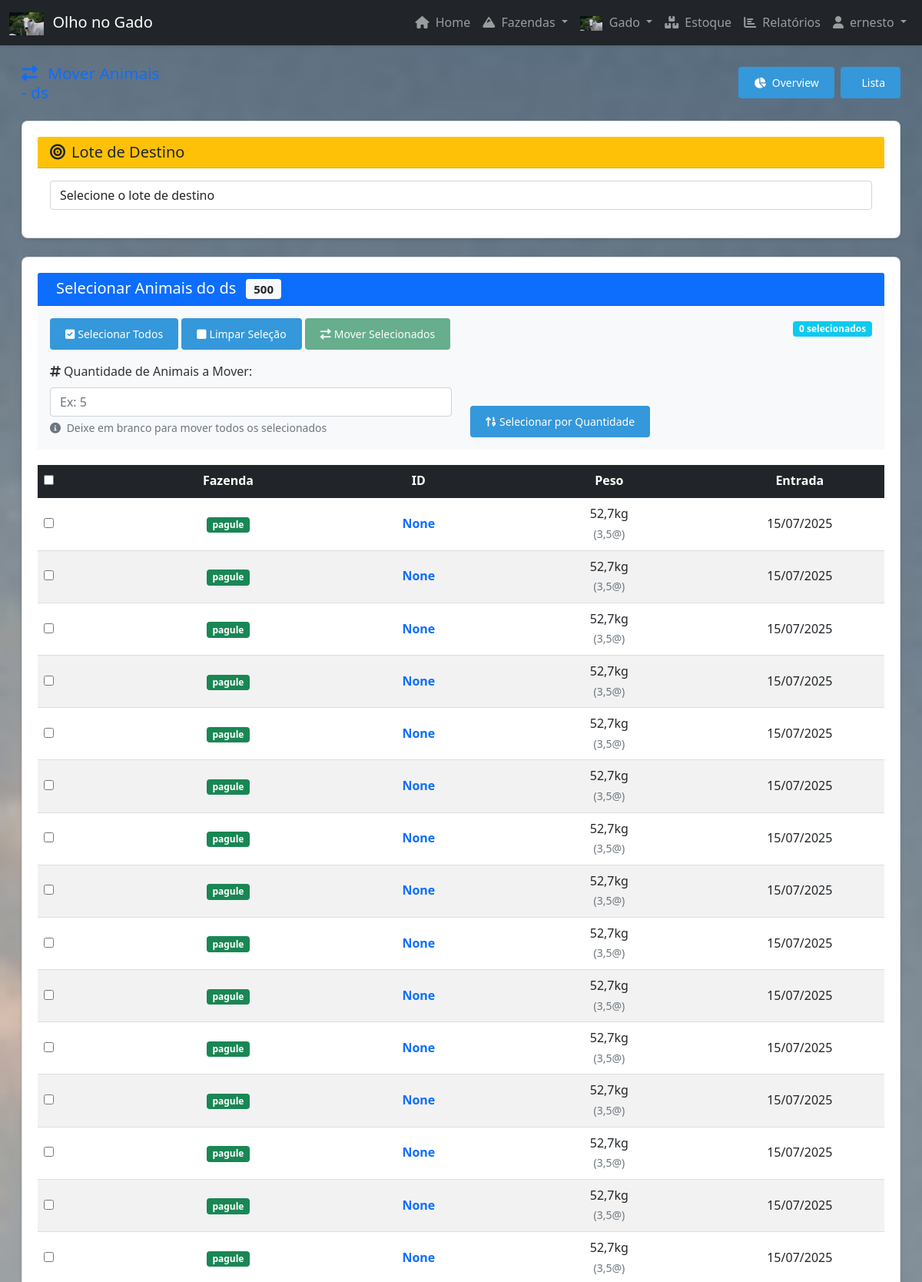
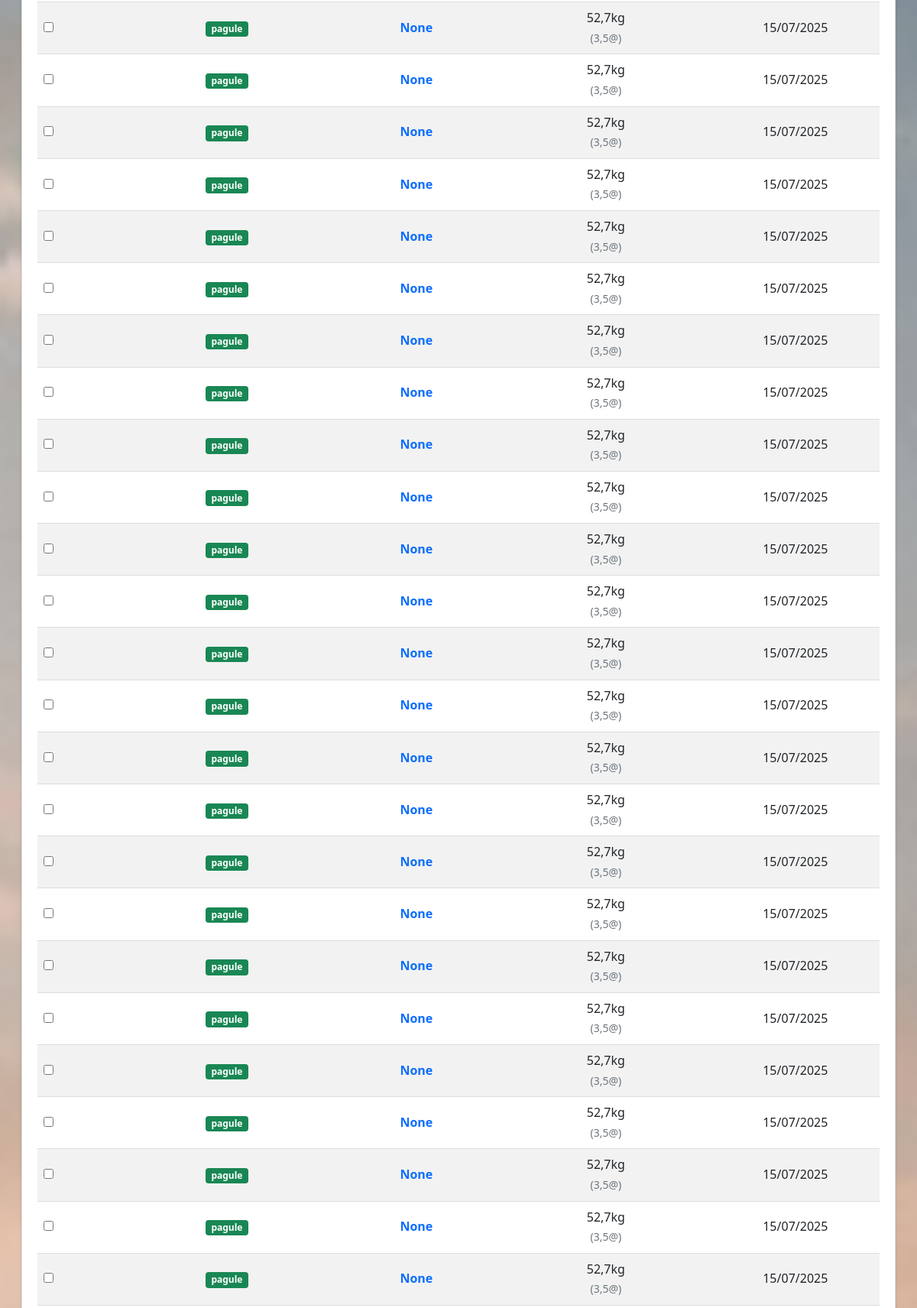
Screenshot of /gado/mover-animais/?lote=6 (signed in, upper part) with the database file from the repository (2 pictures, top to bottom).
### fazendascdst/models.py (models this page shows, shortened)
class Lote(models.Model):
    user = models.ForeignKey(User, on_delete=models.CASCADE, null=True, blank=True)
    nome = models.CharField("Nome do Lote", max_length=100)
    fazenda = models.ForeignKey(Fazenda, on_delete=models.CASCADE, related_name='lotes')
    capacidade_maxima = models.IntegerField("Capacidade Máxima de Animais", null=True, blank=True)
    data_de_cadastro = models.DateField(auto_now_add=True)
    is_active = models.BooleanField(default=True)
    objects = ActiveManager()
    all_objects = AllManager()
    class Meta:
        verbose_name = "Lote"
        verbose_name_plural = "Lotes"
        unique_together = ['nome', 'fazenda']
    def get_animal_count(self):
        return self.animais.count()

class Fazenda(models.Model):
    user = models.ForeignKey(User, on_delete=models.CASCADE, null=True, blank=True)
    nome = models.CharField(max_length=100)
    localização = models.TextField()
    data_de_cadastro = models.DateField(auto_now_add=True)
    is_active = models.BooleanField(default=True)
    objects = ActiveManager()  # Manager padrão - apenas registros ativos
    all_objects = AllManager()  # Manager para todos os registros

### gado/models.py (models this page shows, shortened)
class Animal(models.Model):
    TIPO_CHOICES = [
        ('CORTE', 'Gado de Corte'),
        ('LEITE', 'Gado Leiteiro'),
    ]
    fazenda = models.ForeignKey(Fazenda, on_delete=models.CASCADE)
    lote = models.ForeignKey(Lote, on_delete=models.CASCADE, related_name='animais', verbose_name="Lote", null=True, blank=True)
    identificador = models.IntegerField("Identificador", unique=True, null=True, blank=True)
    tipo = models.CharField("Tipo de Gado", max_length=10, choices=TIPO_CHOICES, default='CORTE')
    data_entrada = models.DateField("Data de Entrada")
    data_de_saida = models.DateField("Data de Saída", blank=True, null=True)
    peso = models.DecimalField("Peso (kg)", max_digits=6, decimal_places=2)
    observacoes_baixa = models.TextField("Observações de Baixa", blank=True, null=True, help_text="Motivo da baixa ou observações sobre a saída do animal")
    is_active = models.BooleanField(default=True)
    user = models.ForeignKey(User, on_delete=models.CASCADE, null=True, blank=True)
    objects = ActiveManager()  # Manager padrão - apenas registros ativos
    all_objects = AllManager()  # Manager para todos os registros
    class Meta:
        verbose_name = "Animal"
        verbose_name_plural = "Animais"
    def peso_em_arrobas(self):
        return round(self.peso / 15, 2)

### gado/views.py (the view, shortened to what this page needs)
# urls.py: path('mover-animais/', views.mover_animais, name='mover_animais'),
@login_required
def mover_animais(request):
    lote_id = request.GET.get('lote')
    if lote_id:
        lote_origem = get_object_or_404(Lote, id=lote_id, user=request.user)
        animais = Animal.objects.filter(lote=lote_origem, user=request.user)
        outros_lotes = Lote.objects.filter(fazenda=lote_origem.fazenda, user=request.user).exclude(id=lote_id)
    else:
        lote_origem = None
        animais = Animal.objects.filter(user=request.user)
        outros_lotes = Lote.objects.filter(user=request.user)
    context = {
        'lote_origem': lote_origem,
        'animais': animais,
        'outros_lotes': outros_lotes,
    }
    return render(request, 'gado/mover_animais.html', context)

### fazendascdst/models.py (called while the page is built)
    def get_queryset(self):
        return super().get_queryset().filter(is_active=True)

### gado/models.py (called while the page is built)
    def get_queryset(self):
        return super().get_queryset().filter(is_active=True)

### templates/gado/mover_animais.html (shortened to what this page needs)
{% extends 'base.html' %}
{% load static %}
{% block content %}
<div class="px-2 px-md-3">
    <div class="d-flex justify-content-between align-items-center mb-3 mb-md-4 flex-wrap">
        <h2 class="text-primary mb-2 mb-md-0" style="font-size: 1.3rem;">
            <i class="fas fa-exchange-alt me-1 me-md-2"></i>
            <span class="d-none d-sm-inline">Mover </span>Animais
            {% if lote_origem %}
                <br><small class="text-muted d-md-none">{{ lote_origem.nome }}</small>
                <span class="d-none d-md-inline"> - {{ lote_origem.nome }}</span>
            {% endif %}
        </h2>
        <div class="d-flex gap-2">
            <a href="{% url 'overview_piquetes' %}" class="btn btn-info btn-sm">
                <i class="fas fa-chart-pie me-1"></i>
                <span class="d-none d-sm-inline">Overview</span><span class="d-sm-none">Chart</span>
            </a>
            <a href="{% url 'lista_animais' %}" class="btn btn-secondary btn-sm">
                <span class="d-none d-sm-inline">Lista</span><span class="d-sm-none">Animais</span>
            </a>
        </div>
    </div>
    {% if not lote_origem %}
    <div class="card mb-4">
        <div class="card-header bg-info text-white">
            <h5 class="mb-0">
                <i class="fas fa-map-marker-alt me-2"></i>Selecione o Lote de Origem
            </h5>
        </div>
        <div class="card-body">
            <div class="row">
                {% for lote in outros_lotes %}
                <div class="col-6 col-md-4 col-lg-3 mb-3">
                    <div class="card h-100">
                        <div class="card-body text-center p-2">
                            <h6 class="card-title mb-1">{{ lote.nome }}</h6>
                            <p class="text-muted small mb-2">{{ lote.fazenda.nome }}</p>
                            <span class="badge bg-primary">{{ lote.get_animal_count }} animais</span>
                            <div class="mt-2">
                                <a href="{% url 'mover_animais' %}?lote={{ lote.id }}"
                                   class="btn btn-sm btn-success">Selecionar</a>
                            </div>
                        </div>
                    </div>
                </div>
                {% empty %}
                <div class="col-12 text-center">
                    <p class="text-muted">Nenhum lote encontrado.</p>
                    <a href="{% url 'adicionar_piquete' %}" class="btn btn-success">
                        <i class="fas fa-plus me-2"></i>Criar Primeiro Lote
                    </a>
                </div>
                {% endfor %}
            </div>
        </div>
    </div>
    {% else %}
    <form method="post" id="moveForm">
        <div class="card mb-4">
            <div class="card-header bg-warning text-dark">
                <h5 class="mb-0">
                    <i class="fas fa-bullseye me-2"></i>Lote de Destino
                </h5>
            </div>
            <div class="card-body">
                <select class="form-control" name="novo_lote" required>
                    <option value="">Selecione o lote de destino</option>
                </select>
            </div>
        </div>
        <div class="card mb-4">
            <div class="card-header bg-primary text-white">
                <h5 class="mb-0">
                    Selecionar Animais do {{ lote_origem.nome }}
                    <span class="badge bg-light text-dark ms-2">{{ animais.count }}</span>
                </h5>
            </div>
            <div class="card-body p-0">
                {% if animais %}
                <div class="p-3 bg-light">
                    <div class="row mb-3">
                        <div class="col-sm-6">
                            <button type="button" class="btn btn-sm btn-outline-primary" onclick="selecionarTodos()">
                                <i class="fas fa-check-square me-1"></i>Selecionar Todos
                            </button>
                            <button type="button" class="btn btn-sm btn-outline-secondary" onclick="deselecionarTodos()">
                                <i class="fas fa-square me-1"></i>Limpar Seleção
                            </button>
                            <button type="submit" class="btn btn-success btn-sm" id="btnMover" disabled>
                                <i class="fas fa-exchange-alt me-1"></i>Mover Selecionados
                            </button>
                        </div>
                        <div class="col-sm-6 text-end">
                            <span class="badge bg-info" id="contadorSelecionados">0 selecionados</span>
                        </div>
                    </div>
                    <div class="row">
                        <div class="col-sm-6">
                            <label for="quantidadeAnimais" class="form-label">
                                <i class="fas fa-hashtag me-1"></i>Quantidade de Animais a Mover:
                            </label>
                            <input type="number" class="form-control" id="quantidadeAnimais"
                                   name="quantidade_animais" min="1" max="{{ animais.count }}"
                                   placeholder="Ex: 5" onchange="validarQuantidade()">
                            <div class="form-text">
                                <i class="fas fa-info-circle me-1"></i>
                                Deixe em branco para mover todos os selecionados
                            </div>
                        </div>
                        <div class="col-sm-6 d-flex align-items-end">
                            <button type="button" class="btn btn-sm btn-outline-warning" onclick="selecionarPorQuantidade()">
                                <i class="fas fa-sort-numeric-up me-1"></i>Selecionar por Quantidade
                            </button>
                        </div>
                    </div>
                </div>
                <div class="table-responsive">
                    <table class="table table-hover mb-0">
                        <thead class="table-dark">
                            <tr>
                                <th style="width: 10%;">
                                    <input type="checkbox" id="selectAll" onchange="toggleAll()">
                                </th>
                                <th class="text-center" style="width: 25%;">Fazenda</th>
                                <th class="text-center" style="width: 20%;">ID</th>
                                <th class="text-center d-none d-md-table-cell" style="width: 25%;">Peso</th>
                                <th class="text-center d-none d-lg-table-cell" style="width: 30%;">Entrada</th>
                            </tr>
                        </thead>
                        <tbody>
                            {% for animal in animais %}
                            <tr>
                                <td class="align-middle">
                                    <input type="checkbox" name="animais" value="{{ animal.id }}"
                                           class="animal-checkbox" data-peso="{{ animal.peso }}"
                                           onchange="atualizarContadores()">
                                </td>
                                <td class="text-center align-middle">
                                    <span class="badge bg-success">{{ animal.fazenda.nome }}</span>
                                </td>
                                <td class="text-center align-middle">
                                    <strong class="text-primary">{{ animal.identificador }}</strong>
                                </td>
                                <td class="text-center align-middle d-none d-md-table-cell">
                                    {{ animal.peso|floatformat:1 }}kg<br>
                                    <small class="text-muted">({{ animal.peso_em_arrobas|floatformat:1 }}@)</small>
                                </td>
                                <td class="text-center align-middle d-none d-lg-table-cell">
                                    {{ animal.data_entrada|date:"d/m/Y" }}
                                </td>
                            </tr>
                            {% endfor %}
                        </tbody>
                    </table>
                </div>
                {% else %}
                <div class="text-center p-4">
                    <i class="fas fa-cow fa-3x text-muted mb-3"></i>
                    <h5 class="text-muted">Nenhum animal neste lote</h5>
                    <p class="text-muted">O lote {{ lote_origem.nome }} está vazio.</p>
                </div>
                {% endif %}
            </div>
        </div>
    </form>
    {% endif %}
</div>
{% endblock %}

### templates/base.html (shortened to what this page needs)
{% load static %}
<!DOCTYPE html>
<html lang="pt-BR">
<head>
    <link href="https://cdn.jsdelivr.net/npm/bootstrap@5.1.3/dist/css/bootstrap.min.css" rel="stylesheet">
    <link href="https://cdnjs.cloudflare.com/ajax/libs/font-awesome/6.0.0/css/all.min.css" rel="stylesheet">
    <link rel="stylesheet" href="{% static 'css/style.css' %}">
</head>
<body>
    <nav class="navbar navbar-expand-lg navbar-dark bg-dark shadow-sm">
        <div class="container-fluid">
            <a class="navbar-brand" href="{% url 'index' %}">
                <img src="{% static 'img/pexels-matheus-lara-1785960246-31026900.jpg' %}" alt="Trator" style="height: 1.5em; width: auto; vertical-align: middle; margin-right: 0.3em;">
                <span class="d-none d-md-inline">Olho no Gado</span>
            </a>
            <div class="collapse navbar-collapse" id="navbarNav">
                <ul class="navbar-nav ms-auto">
                    <li class="nav-item">
                        <a class="nav-link" href="{% url 'index' %}">
                            <i class="fas fa-home me-1"></i> Home
                        </a>
                    </li>
                    <li class="nav-item dropdown">
                        <a class="nav-link dropdown-toggle" href="#" id="fazendaDropdown" role="button"
                           data-bs-toggle="dropdown">
                            <i class="fas fa-mountain me-1"></i> Fazendas
                        </a>
                    </li>
                    <li class="nav-item dropdown">
                        <a class="nav-link dropdown-toggle" href="#" id="gadoDropdown" role="button"
                           data-bs-toggle="dropdown">
                            <img src="{% static 'img/pexels-matheus-lara-1785960246-31026900.jpg' %}" alt="Trator" style="height: 1.2em; width: auto; vertical-align: middle; margin-right: 0.3em;"> Gado
                        </a>
                    </li>
                    <li class="nav-item">
                        <a class="nav-link" href="{% url 'estoque_index' %}">
                            <i class="fas fa-boxes me-1"></i> Estoque
                        </a>
                    </li>
                    <li class="nav-item">
                        <a class="nav-link" href="{% url 'relatorios_index' %}">
                            <i class="fas fa-chart-bar me-1"></i> Relatórios
                        </a>
                    </li>
                    {% if user.is_authenticated %}
                    <li class="nav-item dropdown">
                        <a class="nav-link dropdown-toggle" href="#" id="userDropdown" role="button"
                           data-bs-toggle="dropdown">
                            <i class="fas fa-user me-1"></i> {{ user.username }}
                        </a>
                    </li>
                    {% else %}
                    <li class="nav-item">
                        <a class="nav-link" href="{% url 'login' %}">
                            <i class="fas fa-sign-in-alt me-1"></i> Login
                        </a>
                    </li>
                    {% endif %}
                </ul>
            </div>
        </div>
    </nav>
    <main class="container-fluid my-3 my-md-4">
        {% block content %}{% endblock %}
    </main>
    {% now 'Y' as year %}
</body>
</html>

### static/css/style.css (style rules this page uses)
body { font-family: 'Segoe UI', Tahoma, Geneva, Verdana, sans-serif; margin: 0; padding: 0; background-color: #f5f5f5; color: #333; line-height: 1.6; min-height: 100vh; display: flex; flex-direction: column; }
main { flex: 1; }
table { width: 100%; border-collapse: collapse; margin: 20px 0; box-shadow: 0 2px 3px rgba(0, 0, 0, 0.1); }
th, td { padding: 12px 15px; text-align: left; border-bottom: 1px solid #ddd; }
th { background-color: #2c3e50; color: white; }
tr:nth-child(even) { background-color: #f2f2f2; }
.btn { display: inline-block; padding: 10px 20px; background-color: #3498db; color: white; border: none; border-radius: 4px; cursor: pointer; text-decoration: none; }
.card { background: white; border-radius: 8px; padding: 20px; margin: 10px 0; box-shadow: 0 2px 5px rgba(0, 0, 0, 0.1); }

### rows the page displays
Lote: nome "ds"
Animal: fazenda.nome "pagule", identificador "None", peso "52,7", peso_em_arrobas "3,5", data_entrada "15/07/2025"
Animal: fazenda.nome "pagule", identificador "None", peso "52,7", peso_em_arrobas "3,5", data_entrada "15/07/2025"
Animal: fazenda.nome "pagule", identificador "None", peso "52,7", peso_em_arrobas "3,5", data_entrada "15/07/2025"
Animal: fazenda.nome "pagule", identificador "None", peso "52,7", peso_em_arrobas "3,5", data_entrada "15/07/2025"
Animal: fazenda.nome "pagule", identificador "None", peso "52,7", peso_em_arrobas "3,5", data_entrada "15/07/2025"
Animal: fazenda.nome "pagule", identificador "None", peso "52,7", peso_em_arrobas "3,5", data_entrada "15/07/2025"
Animal: fazenda.nome "pagule", identificador "None", peso "52,7", peso_em_arrobas "3,5", data_entrada "15/07/2025"
Animal: fazenda.nome "pagule", identificador "None", peso "52,7", peso_em_arrobas "3,5", data_entrada "15/07/2025"
Animal: fazenda.nome "pagule", identificador "None", peso "52,7", peso_em_arrobas "3,5", data_entrada "15/07/2025"
Animal: fazenda.nome "pagule", identificador "None", peso "52,7", peso_em_arrobas "3,5", data_entrada "15/07/2025"
Animal: fazenda.nome "pagule", identificador "None", peso "52,7", peso_em_arrobas "3,5", data_entrada "15/07/2025"
Animal: fazenda.nome "pagule", identificador "None", peso "52,7", peso_em_arrobas "3,5", data_entrada "15/07/2025"
Animal: fazenda.nome "pagule", identificador "None", peso "52,7", peso_em_arrobas "3,5", data_entrada "15/07/2025"
Animal: fazenda.nome "pagule", identificador "None", peso "52,7", peso_em_arrobas "3,5", data_entrada "15/07/2025"
Animal: fazenda.nome "pagule", identificador "None", peso "52,7", peso_em_arrobas "3,5", data_entrada "15/07/2025"
Animal: fazenda.nome "pagule", identificador "None", peso "52,7", peso_em_arrobas "3,5", data_entrada "15/07/2025"
Animal: fazenda.nome "pagule", identificador "None", peso "52,7", peso_em_arrobas "3,5", data_entrada "15/07/2025"
Animal: fazenda.nome "pagule", identificador "None", peso "52,7", peso_em_arrobas "3,5", data_entrada "15/07/2025"
Animal: fazenda.nome "pagule", identificador "None", peso "52,7", peso_em_arrobas "3,5", data_entrada "15/07/2025"
Animal: fazenda.nome "pagule", identificador "None", peso "52,7", peso_em_arrobas "3,5", data_entrada "15/07/2025"
Animal: fazenda.nome "pagule", identificador "None", peso "52,7", peso_em_arrobas "3,5", data_entrada "15/07/2025"
Animal: fazenda.nome "pagule", identificador "None", peso "52,7", peso_em_arrobas "3,5", data_entrada "15/07/2025"
Animal: fazenda.nome "pagule", identificador "None", peso "52,7", peso_em_arrobas "3,5", data_entrada "15/07/2025"
Animal: fazenda.nome "pagule", identificador "None", peso "52,7", peso_em_arrobas "3,5", data_entrada "15/07/2025"
Animal: fazenda.nome "pagule", identificador "None", peso "52,7", peso_em_arrobas "3,5", data_entrada "15/07/2025"
Animal: fazenda.nome "pagule", identificador "None", peso "52,7", peso_em_arrobas "3,5", data_entrada "15/07/2025"
Animal: fazenda.nome "pagule", identificador "None", peso "52,7", peso_em_arrobas "3,5", data_entrada "15/07/2025"
Animal: fazenda.nome "pagule", identificador "None", peso "52,7", peso_em_arrobas "3,5", data_entrada "15/07/2025"
Animal: fazenda.nome "pagule", identificador "None", peso "52,7", peso_em_arrobas "3,5", data_entrada "15/07/2025"
Animal: fazenda.nome "pagule", identificador "None", peso "52,7", peso_em_arrobas "3,5", data_entrada "15/07/2025"
Animal: fazenda.nome "pagule", identificador "None", peso "52,7", peso_em_arrobas "3,5", data_entrada "15/07/2025"
Animal: fazenda.nome "pagule", identificador "None", peso "52,7", peso_em_arrobas "3,5", data_entrada "15/07/2025"
Animal: fazenda.nome "pagule", identificador "None", peso "52,7", peso_em_arrobas "3,5", data_entrada "15/07/2025"
Animal: fazenda.nome "pagule", identificador "None", peso "52,7", peso_em_arrobas "3,5", data_entrada "15/07/2025"
Animal: fazenda.nome "pagule", identificador "None", peso "52,7", peso_em_arrobas "3,5", data_entrada "15/07/2025"
Animal: fazenda.nome "pagule", identificador "None", peso "52,7", peso_em_arrobas "3,5", data_entrada "15/07/2025"
Animal: fazenda.nome "pagule", identificador "None", peso "52,7", peso_em_arrobas "3,5", data_entrada "15/07/2025"
Animal: fazenda.nome "pagule", identificador "None", peso "52,7", peso_em_arrobas "3,5", data_entrada "15/07/2025"
Animal: fazenda.nome "pagule", identificador "None", peso "52,7", peso_em_arrobas "3,5", data_entrada "15/07/2025"
Animal: fazenda.nome "pagule", identificador "None", peso "52,7", peso_em_arrobas "3,5", data_entrada "15/07/2025"

### other values shown
{{ user.username }} "ernesto"
{{ animais.count }} "500"
